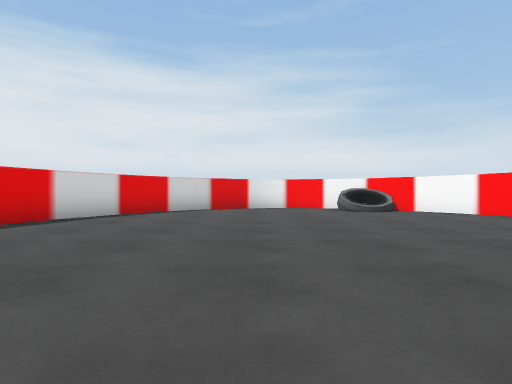
view 1 (above)

12 first-person views from a walk through a Unity game level. The camera is 0.55 m above the floor, looks level and sees 75° across. The floor is counted in squares, 1 m on a side. Each view is taken from the middle of a square. On the plan, view 1 faces up. The plan holds only what a view shows up to about 9 squares ahead; the rest is blank. The place goes on beyond the plan. Some animated figures are not drawn.

view 2
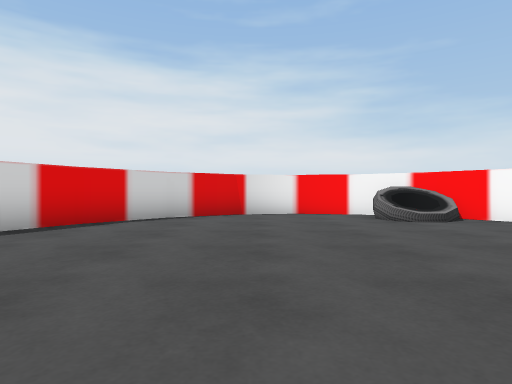

view 3
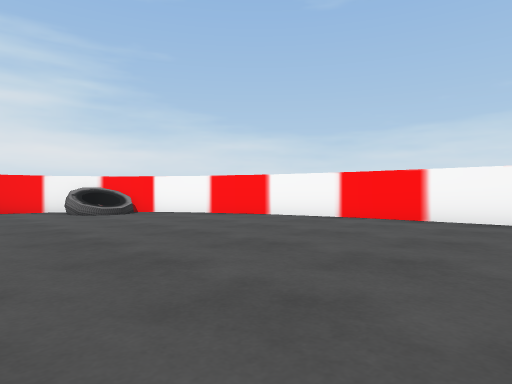

view 4
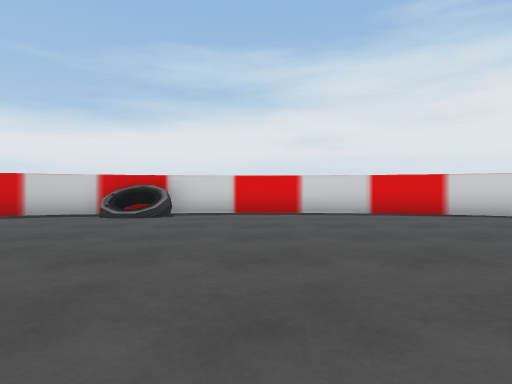

view 5
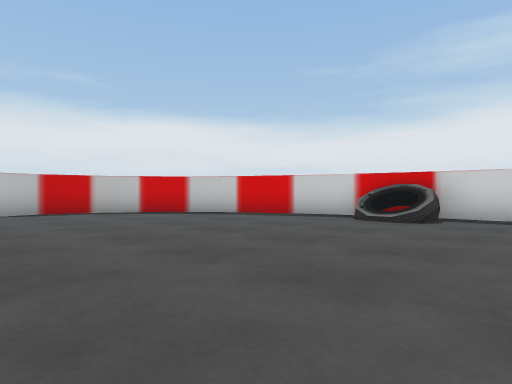

view 6
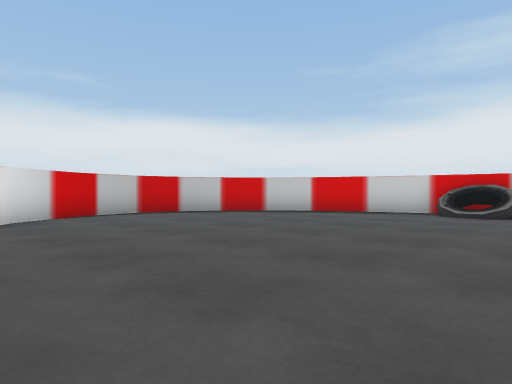

view 7
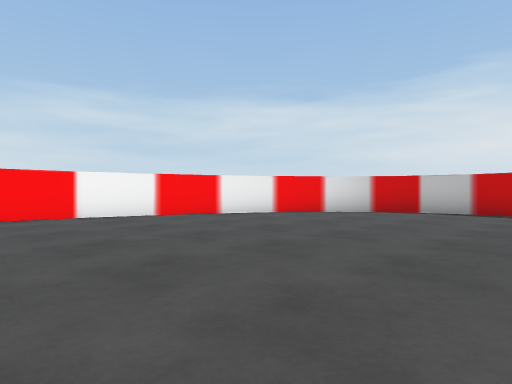

view 8
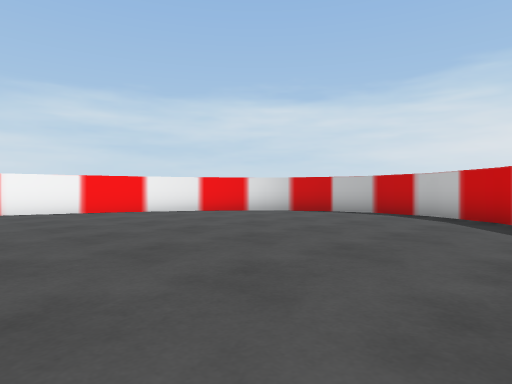

view 9
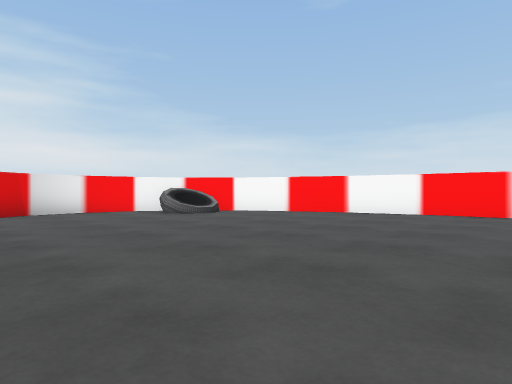

view 10
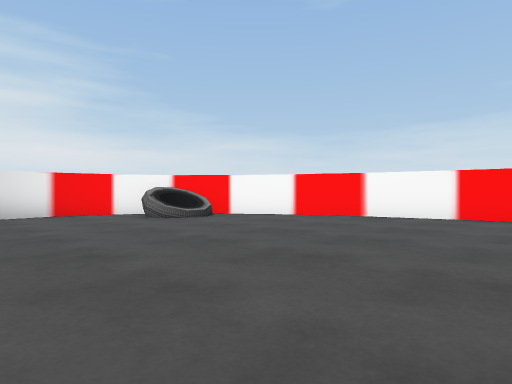

view 11
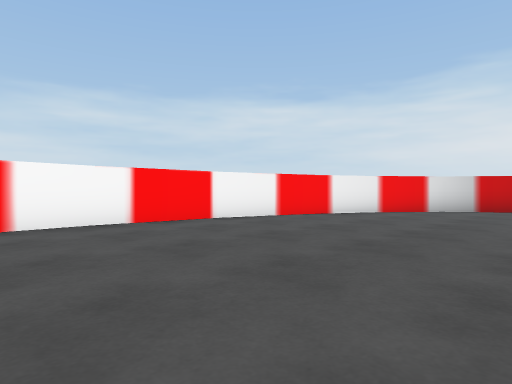

view 12
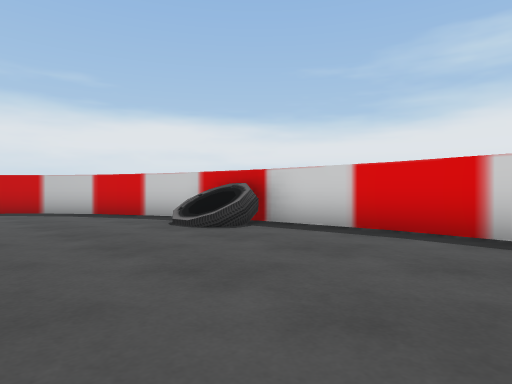

### Floor plan
Points are (right, up) in squares from view 1. A wall is a line through its corners. A room is listed if a view was taken in it or the views show most of it. See-through windows are left out.
Room 1 (views 1, 2, 3, 4, 5, 6, 7, 8, 9, 10, 11, 12)
walls: (-4.7, 2.1) (-4.5, -0.5); (6.7, 1.9) (6.5, 4.5); (-4.5, 4.4) (-4.7, 1.9); (6.5, 4.4) (6, 6.7) (5, 8.7); (6.5, -0.5) (6.7, 2); (-4.6, -0.4) (-3.9, -2.8); (-3.9, 6.8) (-4.6, 4.3); (-4, -2.7) (-3, -4.7); (5.1, 8.5) (3.8, 10.2); (-3.1, -4.6) (-1.9, -6.1) (-0.5, -7.1) (1, -7.4) (2.5, -7.1) (3.9, -6.1); (-3, 8.7) (-4, 6.7); (5, -4.7) (6, -2.7) (6.5, -0.4); (3.9, 10.1) (2.5, 11.1) (1, 11.4) (-0.5, 11.1) (-1.9, 10.1); (-1.8, 10.2) (-3.1, 8.6); (3.8, -6.2) (5.1, -4.6)
objects: other object (-4, -1) to (-4, 0); other object (3, 9) to (3, 10)

Positions as (right, up) in squares from view 1, and headings:
1: (0, 0), facing up
2: (0, 3), facing up
3: (0, 1), facing up-right
4: (4, 2), facing left
5: (3, 2), facing down-left
6: (5, 1), facing down-left
7: (-1, 2), facing down-right
8: (-3, 1), facing down-right
9: (-2, 2), facing up-right
10: (-1, 3), facing up-right
11: (1, 4), facing down-right
12: (0, 4), facing down-left
